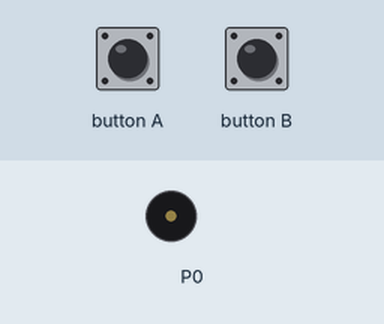
Recording of a program running on a simulated BBC micro:bit (MakeCode). Parts: buzzer (waves = sounding). Inputs (shaded band) come from the test bench. Random numbers come from a fixed seed.

Above: at 1.2 s.
1.3 s: button A pressed for 0.15 s
At 1.63 s:
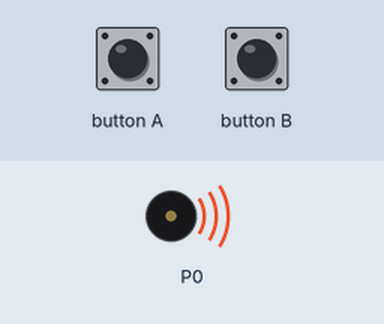
Timing chart, 0 to 8.9 s (numbered marks = the images above; inputs shaded):
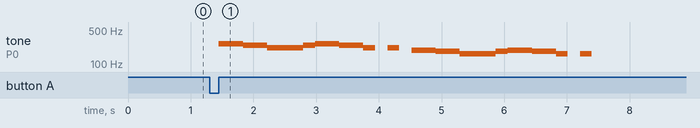

Measured:
- after the input at 1.3 s, tone on P0: plays 258 Hz for 0.38 s, 244 Hz for 0.38 s, 217 Hz for 0.58 s, 244 Hz for 0.19 s, 258 Hz for 0.38 s, 244 Hz for 0.38 s … (16 notes in this stretch), starting after 0.15 s

The program:

main.ts
```typescript
input.onButtonPressed(Button.A, function () {
    playSong(songs[randint(0, songs.length - 1)])
})
function playNote (note: number) {
    if (note < 2) {
        delta = note * 2
    } else if (note < 5) {
        delta = note * 2 - 1
    } else if (note < 9) {
        delta = note * 2 - 2
    } else {
        delta = note * 2 - 3
    }
    delta = delta + half
    music.playTone(A * k ** delta, music.beat(BeatFraction.Whole))
    half = 0
}
function playSong (song: string) {
    initNotes(randint(131, 392))
    for (let index = 0; index <= song.length - 1; index++) {
        note = song.charAt(index)
        if (note == " ") {
            music.rest(music.beat(BeatFraction.Whole))
        } else if (note == "#") {
            half += 1
        } else if (note == "b") {
            half += -1
        } else {
            playNote(parseFloat(note))
        }
    }
}
function initNotes (n: number) {
    music.setTempo(320)
    // k = 2 ** (1 / 12)
    k = 1.059463
    A = n
    half = 0
}
input.onButtonPressed(Button.B, function () {
    playSong("abc")
})
let note = ""
let k = 0
let A = 0
let half = 0
let delta = 0
let songs: string[] = []
songs = [
"2266776 5544332 ",
"44443 221 0 ",
"5544333455443 3 2211000122110 0  ",
"5 67 654  56 2 ",
"02423 214 3 0 ",
"6 4 2 5 432 6 4 2 7 656 ",
"224 2 3 #0   2222#0 2  ",
"5252544 4242455 ",
"4 7 6 7655434 0 ",
"543 543 3457654 ",
"4 4 5 6 6 5 4 3 2 2 3 4 4  33 ",
"2#23#34#33#22",
"444 444 46234   555 544 43343 6 ",
"2466  656b76   9b433  3b456b4 ",
"223 2 5 4  223 2 6 5  229 7 5 4 3 #7#77 5 6 5"
]
```

test.ts
```typescript
// 在這裡測試；當此封包作為擴充功能時，將不會編譯此內容。
```
